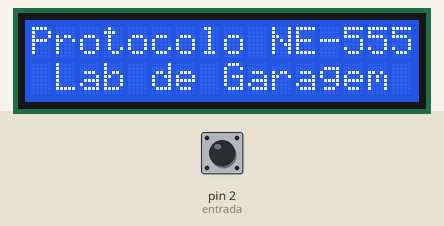
Simulated run of this sketch. Board: Arduino Uno, built with avr-gcc and run on an emulated ATmega328P. Shown: 16×2 character LCD. The test bench sets the inputs (shaded band); at power-on: pin 2 (entrada) HIGH.

Above: at 1.7 s.
1.8 s: pin 2 (entrada) pulled LOW for 0.15 s
At 3.3 s:
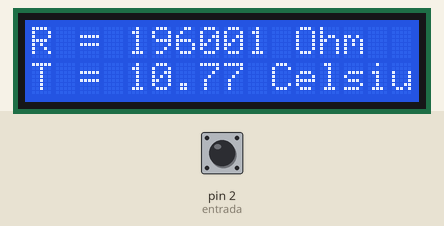
Timing chart, 0 to 4.8 s (numbered marks = the images above; inputs shaded):
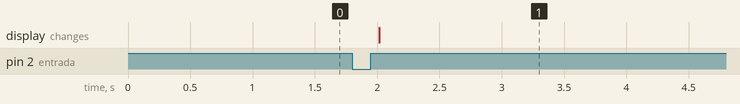

Measured:
- after the input at 1.8 s, the display: changes after 0.22 s (image 1)

The sketch:

frequencimetro_LCD_02.ino
```cpp
/*
Desenvolvido por Alexandre Aravecchia
aravecchia@gmail.com
www.aravecchia.weebly.com
*/
// Com o apoio de http://labdegaragem.com/
//Publicado no Labdegaragem em 10/outubro/2016.


#include <LiquidCrystal.h> //Inclui a biblioteca do LCD
#include <math.h>
#include <Arduino.h>
//LiquidCrystal lcd(12,11,5,4,3,2);
//LiquidCrystal lcd(7, 9, 10, 11, 12, 13);
//LiquidCrystal lcd(RS E D4 D5 D6 D7);
//Estes valores quando trabalhar na protoboard
//LiquidCrystal lcd(13, 12, 11, 10, 9, 8);
//Estes valores quando trabalhar no proteus
LiquidCrystal lcd(8, 9, 4, 5, 6, 7);
//Estes valores quando trabalhar no LCD Keypad

const int entrada = 2; // PulseIn ligado ao pino 2
//const int timeout = 2000000;   // um segundo
const int t=500; // tempo de delay
const float BETA =  4000; //Calibrar este valor utilizando um termometro externo como comparacao
const float Ro = 100000; //Resistencia tpica de um termistor de 100k
const float To = 25+273;

void setup()
{
  Serial.begin(9600);
  pinMode(entrada, INPUT_PULLUP);
  // pinMode(entrada, INPUT_PULLUP);
  // Use INPUT_PULLUP para utilizar o Arduino diretamente no NE-555
  //Se o circuito estiver instavel,
  // tente usar Pull Up com pinMode(entrada, INPUT); normalmente.

  lcd.begin(16, 2); //Inicia o LCD com dimensões 16x2(Colunas x Linhas)
  lcd.setCursor(0, 0); //Posiciona o cursor na primeira coluna(0) e na primeira linha(0) do LCD
  lcd.print("Protocolo NE-555"); //Escreve no LCD "Olá Garagista!"
  lcd.setCursor(0, 1); //Posiciona o cursor na primeira coluna(0) e na segunda linha(1) do LCD
  lcd.print(" Lab de Garagem "); //Escreve no LCD "LabdeGaragem"
  delay(t);
}

void loop()
{
  unsigned long pico;
  unsigned long vale;
  float periodo;
  float periodoS;
  float R;
  float Kelvin;
  float Celsius = Kelvin-273;

  pico    = (pulseIn(entrada, HIGH));
  vale   = (pulseIn(entrada, LOW));
  periodo = (pico + vale);
  periodoS = 1000000*periodo;

  R = (((1.44*periodoS) - 20000000000)/1000000);

Kelvin =  1 / ( (1/To)+((log(R/Ro))/BETA) );


  Celsius = Kelvin-273; // Convert Kelvin to Celsius

  if (periodo)
  {
    lcd.begin(16, 2);
    lcd.setCursor(0, 0);
    lcd.print("R =");
    lcd.setCursor(4, 0);
    lcd.print(R, 0);
    lcd.print(" Ohm");

    lcd.setCursor(0, 1);
    lcd.print("T =");
    lcd.setCursor(4, 1);
    lcd.print(Celsius, 2);
    //  lcd.setCursor(8, 1);
    lcd.print(" Celsius");
  }
  // lcd.clear();
  delay(t);
}
```
